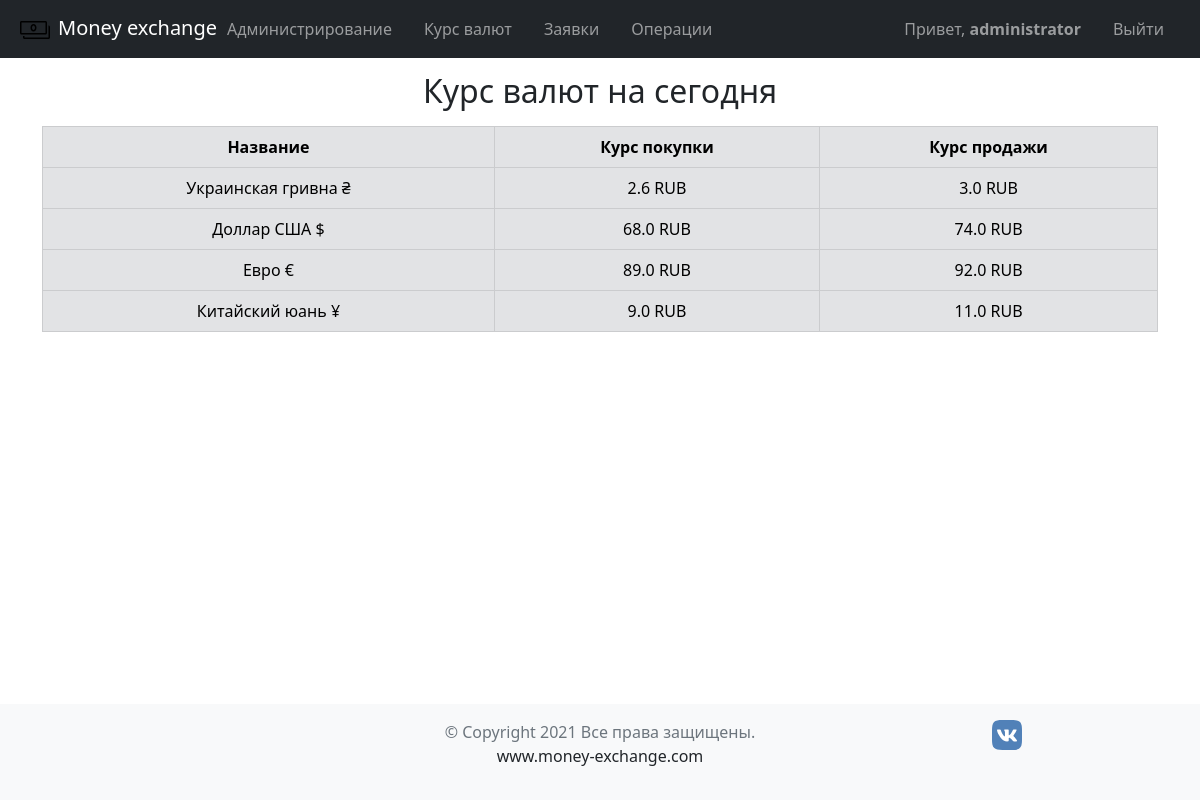
Page /rate/ (signed in) on the committed database.
### users/models.py (models this page shows)
class User(AbstractUser):
    name_regex = RegexValidator(
        regex=r'^[a-zA-Zа-яА-Я]{2,20}$',
        message="Некорректное значение, используете буквы А-я, A-z"
        )
    phone_regex = RegexValidator(
        regex=r'^\+?1?\d{8,12}$',
        message="Некорректный номер телефона"
        )
    document_id_regex = RegexValidator(
        regex=r'^\d{7,15}$',
        message="Некорректный номер документа (7-15 цифр)"
        )
    first_name = models.CharField(
        verbose_name='Имя',
        max_length=20, blank=False,
        null=False, validators=[name_regex]
        )
    last_name = models.CharField(
        verbose_name='Фамилия',
        max_length=20, blank=False,
        null=False, validators=[name_regex]
        )
    phone_number = models.CharField(
        verbose_name='Номер телефона',
        unique=True, validators=[phone_regex],
        max_length=12, blank=False
        )
    document_id = models.CharField(
        validators=(document_id_regex,),
        verbose_name='Номер документа',
        unique=True, max_length=20
        )
    gender = models.CharField(
        verbose_name='Пол',
        choices=GEN_CHOICES, max_length=10, blank=False,
        null=False, default='Мужчина'
        )
    email = models.EmailField(
        unique=True, blank=False, null=False,
        )
    class Meta:
        verbose_name = 'Пользователь'
        verbose_name_plural = 'Пользователи'
        db_table = 'auth_user'

### currency/models.py (models this page shows, shortened)
class Currency(models.Model):
    name = models.CharField(
        max_length=30, unique=True,
        verbose_name='Наименование'
        )
    short_name = models.CharField(
        max_length=20, unique=True,
        verbose_name='Короткое наименование'
        )
    symbol = models.CharField(
        max_length=20, unique=True,
        verbose_name='Символ'
        )
    rate_sell = models.FloatField(
        default=1, verbose_name='Курс продажи'
        )
    rate_buy = models.FloatField(
        default=1, verbose_name='Курс покупки')
    class Meta():
        verbose_name = 'Валюта'
        verbose_name_plural = 'Валюта'

### currency/views.py (the view)
# urls.py: path('', views.currency_rate, name='currency_rate'),
def currency_rate(request):
    rates = Currency.objects.all()
    return render(request, 'rate.html', context={'rates': rates})

### templates/rate.html (shortened to what this page needs)
{% extends "base.html" %}
{% block content %}
<h2 class="mt-4 text-center">Курс валют на сегодня</h2>
<div class="container mt-3">
  <table class="table table-secondary table-bordered text-center mt-3">
    <thead>
      <tr>
        <th scope="col">Название</th>
        <th scope="col">Курс покупки</th>
        <th scope="col">Курс продажи</th>
      </tr>
    </thead>
    <tbody>
      {% for rate in rates %}
      <tr>
        <td>{{rate.name}} {{rate.symbol}}</td>
        <td>{{rate.rate_buy}} RUB</td>
        <td>{{rate.rate_sell}} RUB</td>
      </tr>
      {% endfor %}
    </tbody>
  </table>
</div>
{% endblock content %}

### templates/inc/_navbar.html (shortened to what this page needs)
  <nav class="navbar navbar-expand-md navbar-dark fixed-top bg-dark">
    <div class="container-fluid">
        <a class="navbar-brand" href=" {% url "index" %}">
          {% load static %}
          <img src="{% static "img/money.svg"%}"  height=30 width=30 class="mx-2 img-fluid">Money exchange
        </a>
      <div class="collapse navbar-collapse" id="navbarCollapse">
        <ul class="navbar-nav mb-2 mb-md-0 mx-2">
          {% if user.is_superuser %}
          <li class="nav-item mx-2">
            <a class="nav-link" href="{% url "admin:index" %}" tabindex="-1">Администрирование</a>
          </li>
          {% endif %}
          <li class="nav-item mx-2">
            <a class="nav-link" href="{% url "currency_rate" %}">Курс валют</a>
          </li>
          {% if perms.orders.add_order %}
          <li class="nav-item mx-2">
            <a class="nav-link" href="{% url "get_my_orders" %}">Заявки</a>
          </li>
          {% endif %}
          {% if perms.orders.change_operation %}
          <li class="nav-item mx-2">
            <a class="nav-link" href="{% url "get_new_operations" %}">Операции</a>
          </li>
          {% endif %}
        </ul>
        <ul class="navbar-nav ms-auto mb-2 mb-md-0 mx-2">
          {% if user.is_authenticated %}
          <li class="nav-item mx-2">
            <a href="{% url "user_settings" %}" class="nav-link">Привет, <b> {{user.username}} </b></a>
          </li>
          <li class="nav-item mx-2">
            <a href="{% url "user_logout" %}" class="nav-link">Выйти</a>
          </li>
          {% else %}
          <li class="nav-item mx-2">
            <a href="{% url "signin" %}" class="nav-link">Авторизация</a>
          </li>
          {% endif %}
        </ul>
      </div>
    </div>
  </nav>

### rows in the picture
Currency: name "Украинская гривна", symbol "₴", rate_buy "2.6", rate_sell "3.0"
Currency: name "Доллар США", symbol "$", rate_buy "68.0", rate_sell "74.0"
Currency: name "Евро", symbol "€", rate_buy "89.0", rate_sell "92.0"
Currency: name "Китайский юань", symbol "¥", rate_buy "9.0", rate_sell "11.0"

### other values in the picture
{{ user.username }} "administrator"
